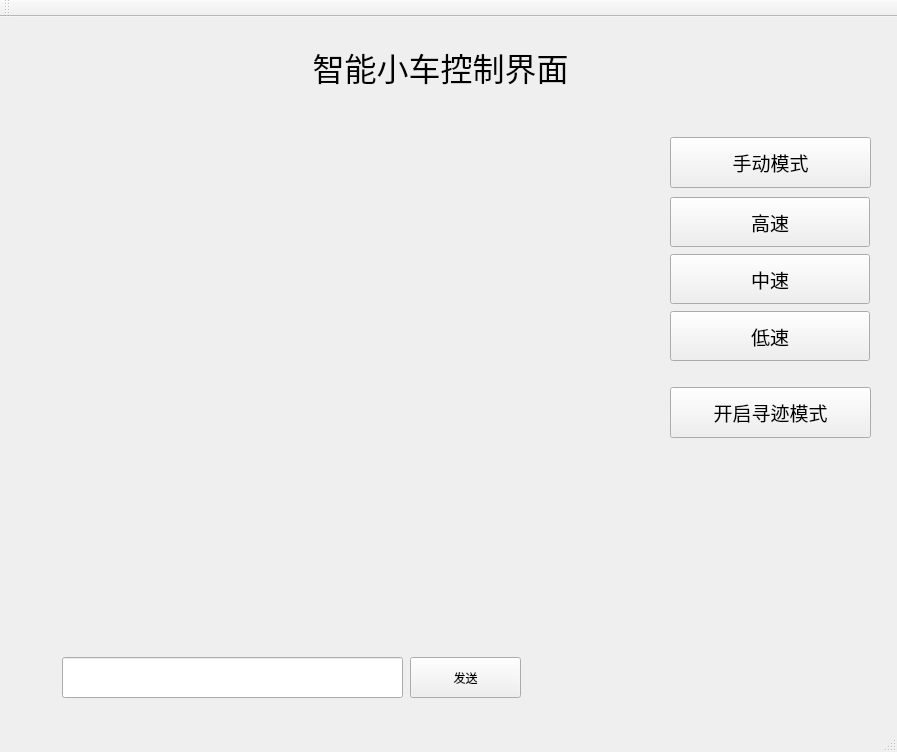
<?xml version="1.0" encoding="UTF-8"?>
<ui version="4.0">
 <class>CarOperW</class>
 <widget class="QMainWindow" name="CarOperW">
  <property name="geometry">
   <rect>
    <x>0</x>
    <y>0</y>
    <width>897</width>
    <height>752</height>
   </rect>
  </property>
  <property name="windowTitle">
   <string>CarOperW</string>
  </property>
  <widget class="QWidget" name="centralWidget">
   <widget class="QPushButton" name="pb_maxspeed">
    <property name="geometry">
     <rect>
      <x>670</x>
      <y>180</y>
      <width>200</width>
      <height>50</height>
     </rect>
    </property>
    <property name="minimumSize">
     <size>
      <width>200</width>
      <height>50</height>
     </size>
    </property>
    <property name="maximumSize">
     <size>
      <width>100</width>
      <height>50</height>
     </size>
    </property>
    <property name="font">
     <font>
      <family>黑体</family>
      <pointsize>14</pointsize>
     </font>
    </property>
    <property name="text">
     <string>高速</string>
    </property>
   </widget>
   <widget class="QPushButton" name="pb_midspeed">
    <property name="geometry">
     <rect>
      <x>670</x>
      <y>237</y>
      <width>200</width>
      <height>50</height>
     </rect>
    </property>
    <property name="minimumSize">
     <size>
      <width>200</width>
      <height>50</height>
     </size>
    </property>
    <property name="maximumSize">
     <size>
      <width>100</width>
      <height>50</height>
     </size>
    </property>
    <property name="font">
     <font>
      <family>黑体</family>
      <pointsize>14</pointsize>
     </font>
    </property>
    <property name="text">
     <string>中速</string>
    </property>
   </widget>
   <widget class="QPushButton" name="pb_minspeed">
    <property name="geometry">
     <rect>
      <x>670</x>
      <y>294</y>
      <width>200</width>
      <height>50</height>
     </rect>
    </property>
    <property name="minimumSize">
     <size>
      <width>200</width>
      <height>50</height>
     </size>
    </property>
    <property name="maximumSize">
     <size>
      <width>100</width>
      <height>50</height>
     </size>
    </property>
    <property name="font">
     <font>
      <family>黑体</family>
      <pointsize>14</pointsize>
     </font>
    </property>
    <property name="text">
     <string>低速</string>
    </property>
   </widget>
   <widget class="QLabel" name="label">
    <property name="geometry">
     <rect>
      <x>250</x>
      <y>20</y>
      <width>381</width>
      <height>61</height>
     </rect>
    </property>
    <property name="text">
     <string>&lt;html&gt;&lt;head/&gt;&lt;body&gt;&lt;p align=&quot;center&quot;&gt;&lt;span style=&quot; font-size:24pt;&quot;&gt;智能小车控制界面&lt;/span&gt;&lt;/p&gt;&lt;/body&gt;&lt;/html&gt;</string>
    </property>
   </widget>
   <widget class="QLineEdit" name="line_msg">
    <property name="geometry">
     <rect>
      <x>62</x>
      <y>640</y>
      <width>341</width>
      <height>41</height>
     </rect>
    </property>
   </widget>
   <widget class="QPushButton" name="pb_sendmsg">
    <property name="geometry">
     <rect>
      <x>410</x>
      <y>640</y>
      <width>111</width>
      <height>41</height>
     </rect>
    </property>
    <property name="text">
     <string>发送</string>
    </property>
   </widget>
   <widget class="QPushButton" name="pb_automode">
    <property name="geometry">
     <rect>
      <x>670</x>
      <y>120</y>
      <width>201</width>
      <height>51</height>
     </rect>
    </property>
    <property name="font">
     <font>
      <family>黑体</family>
      <pointsize>14</pointsize>
     </font>
    </property>
    <property name="text">
     <string>手动模式</string>
    </property>
   </widget>
   <widget class="QPushButton" name="pb_traceon">
    <property name="geometry">
     <rect>
      <x>670</x>
      <y>370</y>
      <width>201</width>
      <height>51</height>
     </rect>
    </property>
    <property name="font">
     <font>
      <family>黑体</family>
      <pointsize>14</pointsize>
     </font>
    </property>
    <property name="text">
     <string>开启寻迹模式</string>
    </property>
   </widget>
  </widget>
  <widget class="QMenuBar" name="menuBar">
   <property name="geometry">
    <rect>
     <x>0</x>
     <y>0</y>
     <width>897</width>
     <height>26</height>
    </rect>
   </property>
  </widget>
  <widget class="QToolBar" name="mainToolBar">
   <attribute name="toolBarArea">
    <enum>TopToolBarArea</enum>
   </attribute>
   <attribute name="toolBarBreak">
    <bool>false</bool>
   </attribute>
  </widget>
  <widget class="QStatusBar" name="statusBar"/>
 </widget>
 <layoutdefault spacing="6" margin="11"/>
 <resources/>
 <connections/>
</ui>
